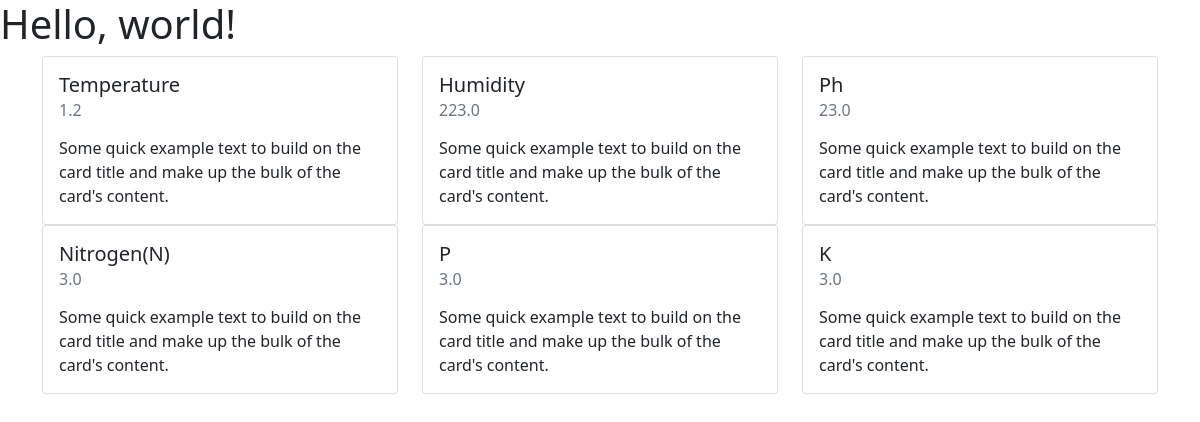
Before: / with the older database file.
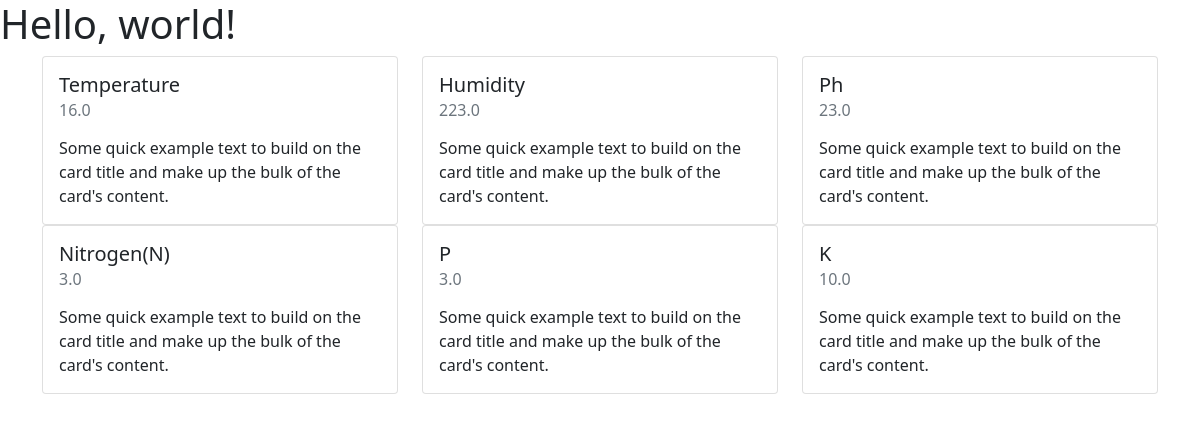
After: the same page with the newer database file.
### portapp/models.py (models this page shows)
class QUESTION(models.Model):
    temp=models.FloatField(default=-1,blank=False)
    ph=models.FloatField(default=-1,blank=False)
    mos=models.FloatField(default=-1,blank=False)
    n=models.FloatField(default=-1,blank=False)
    p=models.FloatField(default=-1,blank=False)
    k=models.FloatField(default=-1,blank=False)
    time=models.IntegerField(blank=False,default=9)

### portapp/views.py (the view)
# urls.py: path('',views.home,name='home'),
def home(request):
    data=QUESTION.objects.last()
    print(data)
    context={"data":data}
    return render(request,'final/home.html',context)

### templates/final/home.html (shortened to what this page needs)
<!doctype html>
<html lang="en">
  <head>
    <link href="https://cdn.jsdelivr.net/npm/bootstrap@5.1.3/dist/css/bootstrap.min.css" rel="stylesheet">
  </head>
  <body>
    <h1>Hello, world!</h1>
    <div class="container">
      <div class="row">
        <div class="col">
            <div class="card" >
                <div class="card-body">
                  <h5 class="card-title">Temperature</h5>
                  <h6 class="card-subtitle mb-2 text-muted"><p id="temp">{{data.temp}}</p></h6>
                  <p class="card-text">Some quick example text to build on the card title and make up the bulk of the card's content.</p>
                </div>
              </div>
        </div>
        <div class="col">
            <div class="card" >
                <div class="card-body">
                  <h5 class="card-title">Humidity</h5>
                  <h6 class="card-subtitle mb-2 text-muted"><p id="mos">{{data.mos}}</p></h6>
                  <p class="card-text">Some quick example text to build on the card title and make up the bulk of the card's content.</p>
                </div>
              </div>
        </div>
        <div class="col">
            <div class="card" >
                <div class="card-body">
                  <h5 class="card-title">Ph</h5>
                  <h6 class="card-subtitle mb-2 text-muted"><p id="ph">{{data.ph}}</p></h6>
                  <p class="card-text">Some quick example text to build on the card title and make up the bulk of the card's content.</p>
                </div>
              </div>
        </div>
      </div>
      <div class="row">
        <div class="col">
            <div class="card" >
                <div class="card-body">
                  <h5 class="card-title">Nitrogen(N)</h5>
                  <h6 class="card-subtitle mb-2 text-muted"><p id="n">{{data.n}}</p></h6>
                  <p class="card-text">Some quick example text to build on the card title and make up the bulk of the card's content.</p>
                </div>
              </div>
        </div>
        <div class="col">
            <div class="card" >
                <div class="card-body">
                  <h5 class="card-title">P</h5>
                  <h6 class="card-subtitle mb-2 text-muted"><p id="p">{{data.p}}</p></h6>
                  <p class="card-text">Some quick example text to build on the card title and make up the bulk of the card's content.</p>
                </div>
              </div>
        </div>
        <div class="col">
            <div class="card" >
                <div class="card-body">
                  <h5 class="card-title">K</h5>
                  <h6  class="card-subtitle mb-2 text-muted"><p id="k">{{data.k}}</p></h6>
                  <p class="card-text">Some quick example text to build on the card title and make up the bulk of the card's content.</p>
                </div>
              </div>
        </div>
      </div>
    </div>
  </body>
</html>

Changed rows visible on the page:
removed QUESTION: temp "1.2", mos "223.0", ph "23.0", n "3.0", p "3.0", k "3.0"
added QUESTION: temp "16.0", mos "223.0", ph "23.0", n "3.0", p "3.0", k "10.0"
